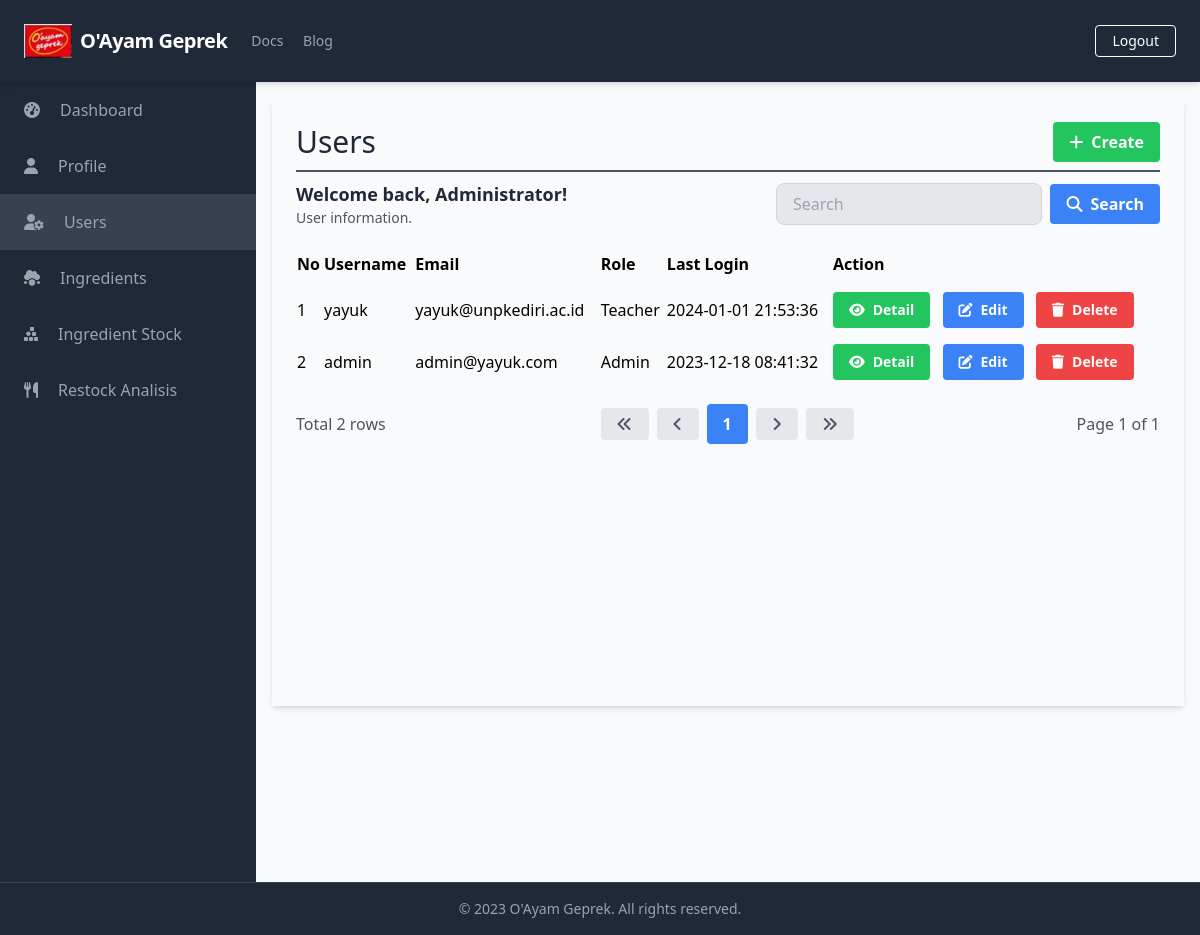
Page /manage_users/manage_users_list.php (signed in) on the committed database.
### tables this page shows
CREATE TABLE `Users` (
  `UserID` int(11) NOT NULL,
  `Username` varchar(50) NOT NULL,
  `Password` varchar(255) NOT NULL,
  `Email` varchar(100) NOT NULL,
  `FullName` varchar(100) DEFAULT NULL,
  `DateOfBirth` date DEFAULT NULL,
  `Gender` varchar(10) DEFAULT NULL,
  `Address` text DEFAULT NULL,
  `PhoneNumber` varchar(20) DEFAULT NULL,
  `RoleID` int(11) DEFAULT NULL,
  `AccountCreationDate` timestamp NOT NULL DEFAULT current_timestamp() ON UPDATE current_timestamp(),
  `LastLogin` datetime DEFAULT NULL,
  `AccountStatus` varchar(20) DEFAULT NULL,
  `ProfilePictureURL` varchar(255) DEFAULT NULL,
  `ActivationStatus` varchar(20) DEFAULT NULL
);

CREATE TABLE `role` (
  `RoleID` int(11) NOT NULL,
  `RoleName` varchar(50) NOT NULL
);

### database/connection.php (called while the page is built, shortened)
<?php
$baseUrl = "http://localhost/final_project_yayuk_2023/";

### public/manage_users/manage_users_list.php (the view, shortened to what this page needs)
<?php
require_once('../../database/connection.php');
?>
<?php include_once('../components/header.php'); ?>
<div class="h-screen flex flex-col">
    <?php include('../components/navbar.php'); ?>
    <div class="flex-grow bg-gray-50 flex flex-row shadow-md">
        <?php include('../components/sidebar.php'); ?>
        <main class=" bg-gray-50 flex flex-col flex-1 overflow-y-scroll h-screen flex-shrink-0 sc-hide pb-40">
            <div class="flex items-start justify-start p-6 shadow-md m-4 flex-1 flex-col">
                <div class="flex flex-row justify-between items-center w-full border-b-2 border-gray-600 mb-2 pb-2">
                    <h1 class="text-3xl text-gray-800 font-semibol w-full">Users</h1>
                    <div class="flex flex-row justify-end items-center">
                        <a href="<?php echo $baseUrl; ?>public/manage_users/manage_users_create.php" class="bg-green-500 hover-bg-green-700 text-white font-bold py-2 px-4 rounded inline-flex items-center">
                            <i class="fas fa-plus mr-2"></i>
                            <span>Create</span>
                        </a>
                    </div>
                </div>
                <div class="flex flex-col w-full">
                    <div class="flex flex-row justify-between items-center w-full mb-2 pb-2">
                        <div>
                            <h2 class="text-lg text-gray-800 font-semibold">Welcome back, <?php echo $_SESSION['FullName']; ?>!</h2>
                            <p class="text-gray-600 text-sm">User information.</p>
                        </div>
                        <form class="flex items-center justify-end space-x-2 w-96">
                            <input type="text" name="search" class="bg-gray-200 focus-bg-white focus-outline-none border border-gray-300 rounded-lg py-2 px-4 block w-full appearance-none leading-normal" placeholder="Search" value="<?php echo isset($_GET['search']) ? $_GET['search'] : ''; ?>">
                            <button type="submit" class="bg-blue-500 hover-bg-blue-700 text-white font-bold py-2 px-4 rounded space-x-2 inline-flex items-center">
                                <i class="fas fa-search"></i>
                                <span>Search</span>
                            </button>
                        </form>
                    </div>
                    <table class="min-w-full">
                        <thead>
                            <tr>
                                <th class="text-left py-2">No</th>
                                <th class="text-left py-2">Username</th>
                                <th class="text-left py-2">Email</th>
                                <th class="text-left py-2">Role</th>
                                <th class="text-left py-2">Last Login</th>
                                <th class="text-left py-2">Action</th>
                            </tr>
                        </thead>
                        <tbody>
                            <?php
                            $searchTerm = isset($_GET['search']) ? $_GET['search'] : '';
                            $page = isset($_GET['page']) ? $_GET['page'] : 1;
                            $query = "SELECT u.UserID, u.Username, u.Email, r.RoleName, u.LastLogin FROM Users u
                                      LEFT JOIN Role r ON u.RoleID = r.RoleID
                                      WHERE u.Username LIKE '%$searchTerm%' OR u.Email LIKE '%$searchTerm%'
                                      LIMIT 15 OFFSET " . ($page - 1) * 15;
                            $result = $conn->query($query);
                            $queryCount = "SELECT COUNT(*) AS count FROM Users WHERE Username LIKE '%$searchTerm%' OR Email LIKE '%$searchTerm%'";
                            $resultCount = $conn->query($queryCount);
                            $rowCount = $resultCount->fetch_assoc()['count'];
                            $totalPage = ceil($rowCount / 15);
                            $no = 1;
                            while ($row = $result->fetch_assoc()) {
                            ?>
                                <tr>
                                    <td class="py-2"><?php echo $no++; ?></td>
                                    <td class="py-2"><?php echo $row['Username']; ?></td>
                                    <td class="py-2"><?php echo $row['Email']; ?></td>
                                    <td class="py-2"><?php echo $row['RoleName']; ?></td>
                                    <td class="py-2"><?php echo $row['LastLogin']; ?></td>
                                    <td class='py-2'>
                                        <a href="<?php echo $baseUrl; ?>public/manage_users/manage_users_detail.php?id=<?php echo $row['UserID'] ?>" class='bg-green-500 hover-bg-green-700 text-white font-bold py-2 px-4 rounded inline-flex items-center mr-2 text-sm'>
                                            <i class='fas fa-eye mr-2'></i>
                                            <span>Detail</span>
                                        </a>
                                        <a href="<?php echo $baseUrl; ?>public/manage_users/manage_users_update.php?id=<?php echo $row['UserID'] ?>" class='bg-blue-500 hover-bg-blue-700 text-white font-bold py-2 px-4 rounded inline-flex items-center mr-2 text-sm'>
                                            <i class='fas fa-edit mr-2'></i>
                                            <span>Edit</span>
                                        </a>
                                        <a href="#" onclick="confirmDelete(<?php echo $row['UserID']; ?>)" class='bg-red-500 hover-bg-red-700 text-white font-bold py-2 px-4 rounded inline-flex items-center text-sm'>
                                            <i class='fas fa-trash mr-2'></i>
                                            <span>Delete</span>
                                        </a>
                                    </td>
                                </tr>
                            <?php
                            }
                            ?>
                        </tbody>
                    </table>
                    <div class="flex flex-row justify-between items-center w-full mt-4">
                        <div class="flex flex-row justify-start items-center">
                            <span class="text-gray-600">Total <?php echo $rowCount; ?> rows</span>
                        </div>
                        <div class="flex flex-row justify-end items-center space-x-2">
                            <a href="?page=1&search=<?php echo $searchTerm; ?>" class="bg-gray-200 hover-bg-gray-300 text-gray-600 font-bold py-2 px-4 rounded inline-flex items-center">
                                <i class="fas fa-angle-double-left"></i>
                            </a>
                            <a href="?page=<?php if ($page == 1) {
                                                echo $page;
                                            } else {
                                                echo $page - 1;
                                            } ?>&search=<?php echo $searchTerm; ?>" class="bg-gray-200 hover-bg-gray-300 text-gray-600 font-bold py-2 px-4 rounded inline-flex items-center">
                                <i class="fas fa-angle-left"></i>
                            </a>
                            <?php
                            $startPage = $page - 2;
                            $endPage = $page + 2;
                            if ($startPage < 1) {
                                $endPage += abs($startPage) + 1;
                                $startPage = 1;
                            }
                            if ($endPage > $totalPage) {
                                $startPage -= $endPage - $totalPage;
                                $endPage = $totalPage;
                            }
                            if ($startPage < 1) {
                                $startPage = 1;
                            }
                            for ($i = $startPage; $i <= $endPage; $i++) {
                                if ($i == $page) {
                                    echo "<a href='?page=$i&search=$searchTerm' class='bg-blue-500 hover-bg-blue-700 text-white font-bold py-2 px-4 rounded inline-flex items-center'>$i</a>";
                                } else {
                                    echo "<a href='?page=$i&search=$searchTerm' class='bg-gray-200 hover-bg-gray-300 text-gray-600 font-bold py-2 px-4 rounded inline-flex items-center'>$i</a>";
                                }
                            }
                            ?>
                            <a href="?page=<?php if ($page == $totalPage) {
                                                echo $page;
                                            } else {
                                                echo $page + 1;
                                            } ?>&search=<?php echo $searchTerm; ?>" class="bg-gray-200 hover-bg-gray-300 text-gray-600 font-bold py-2 px-4 rounded inline-flex items-center">
                                <i class="fas fa-angle-right"></i>
                            </a>
                            <a href="?page=<?php echo $totalPage; ?>&search=<?php echo $searchTerm; ?>" class="bg-gray-200 hover-bg-gray-300 text-gray-600 font-bold py-2 px-4 rounded inline-flex items-center">
                                <i class="fas fa-angle-double-right"></i>
                            </a>
                        </div>
                        <div class="flex flex-row justify-end items-center ml-2">
                            <span class="text-gray-600">Page <?php echo $page; ?> of <?php echo $totalPage; ?></span>
                        </div>
                    </div>
                </div>
        </main>
    </div>
    <?php include('../components/footer.php'); ?>
</div>
</body>
</html>

### rows in the picture
users: Username "yayuk", Email "yayuk@unpkediri.ac.id", role.RoleName "Teacher", LastLogin "2024-01-01 21:53:36"
users: Username "admin", Email "admin@yayuk.com", role.RoleName "Admin", LastLogin "2023-12-18 08:41:32"

### other values in the picture
$baseTitle "O'Ayam Geprek"
$_SESSION['FullName'] "Administrator"
$rowCount "2"
$page "1"
$totalPage "1"
